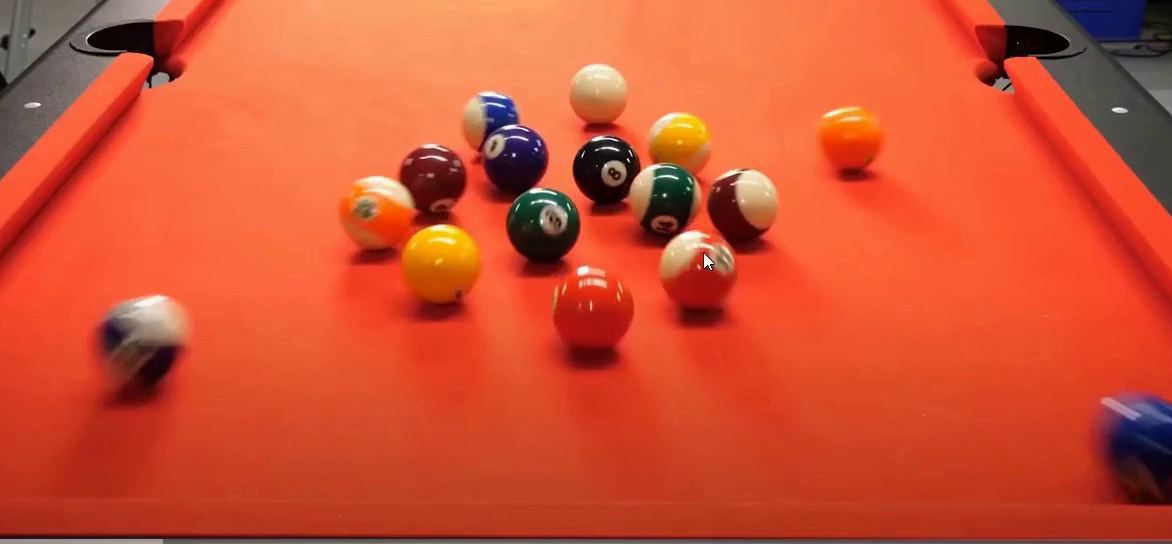
#> input picture frame 8 of openCV implementations/Test Video/vid.mp4, 1172 x 544 px
$ python motiondetect.py
#> lines starting #> are read from the running program, lines starting #| are printed output that depends on the picture; after the words box and inside, x2 and y2 are one past the last pixel; in counts of white or black regions, pixels touching at a corner belong together
from imutils.video import VideoStream
import datetime
import imutils
import time
import cv2
import argparse

#vs = VideoStream(src=0).start()
#vs = cv2.VideoCapture(0)
#time.sleep(2.0)


firstFrame = None
vs = cv2.VideoCapture("venv/images/vid.mp4")
ref, frame = vs.read()
#> frame is the input picture: shape (544, 1172, 3); mean B, G, R 51.2, 82, 206.7
time.sleep(2.0)
frame_width = int(vs.get(3))

frame_height = int(vs.get(4))


# Define the codec and create VideoWriter object.The output is stored in 'outpy.avi' file.

out = cv2.VideoWriter('venv/images/vid1.avi', cv2.VideoWriter_fourcc('M', 'J', 'P', 'G'), 10, (frame_width, frame_height))
while True:
	# grab the current frame and initialize the occupied/unoccupied
	# text
	prev_frame = frame[:]
	ref,frame = vs.read()
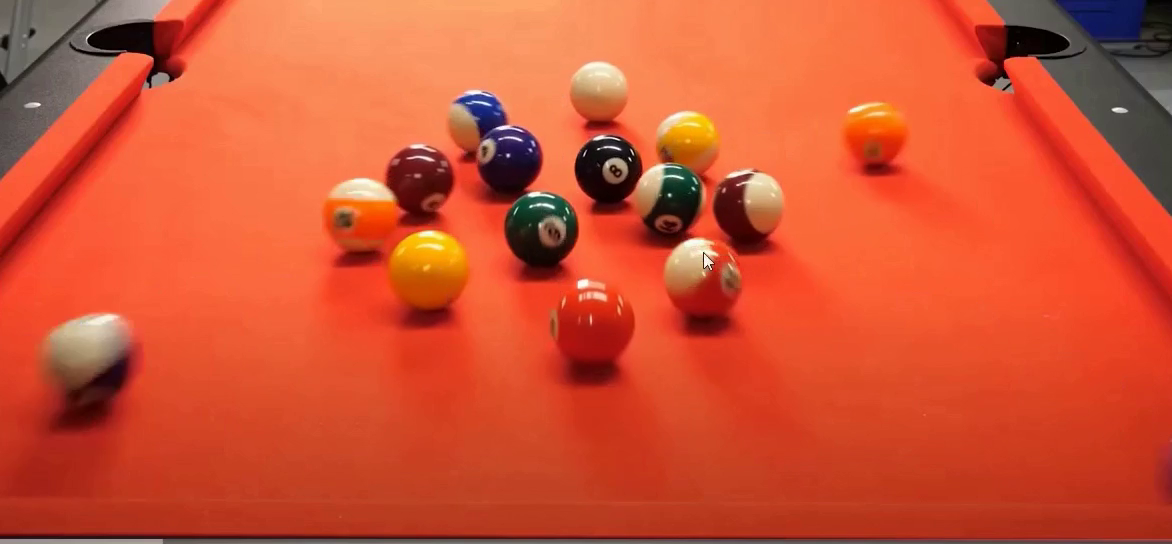
#> input picture frame 9 of openCV implementations/Test Video/vid.mp4, 1172 x 544 px
#> frame is the input picture: shape (544, 1172, 3); mean B, G, R 51, 82.3, 208.2
	#firstFrame =frame[1]
	text = "NotMoving"
	# if the frame could not be grabbed, then we have reached the end
	# of the video
	if frame is None:
		break
	# resize the frame, convert it to grayscale, and blur it
	#frame = imutils.resize(frame, width=500)
	gray = cv2.cvtColor(frame, cv2.COLOR_BGR2GRAY)
	gray = cv2.GaussianBlur(gray, (21, 21), 0)

	gray0 = cv2.cvtColor(prev_frame, cv2.COLOR_BGR2GRAY)
	gray0 = cv2.GaussianBlur(gray0, (21, 21), 0)
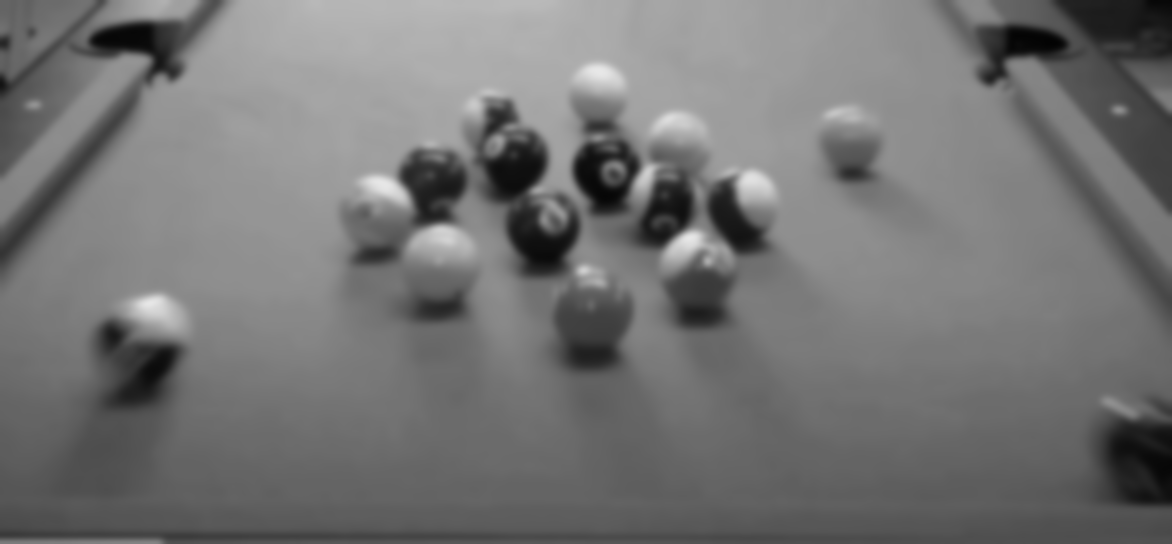
#> gray0: shape (544, 1172); min 2, max 231, mean 115.7
	# if the first frame is None, initialize it
	#if firstFrame is None:
		#firstFrame = gray
		#continue


# compute the absolute difference between the current frame and
	# first frame
	frameDelta = cv2.absdiff(gray0, gray)
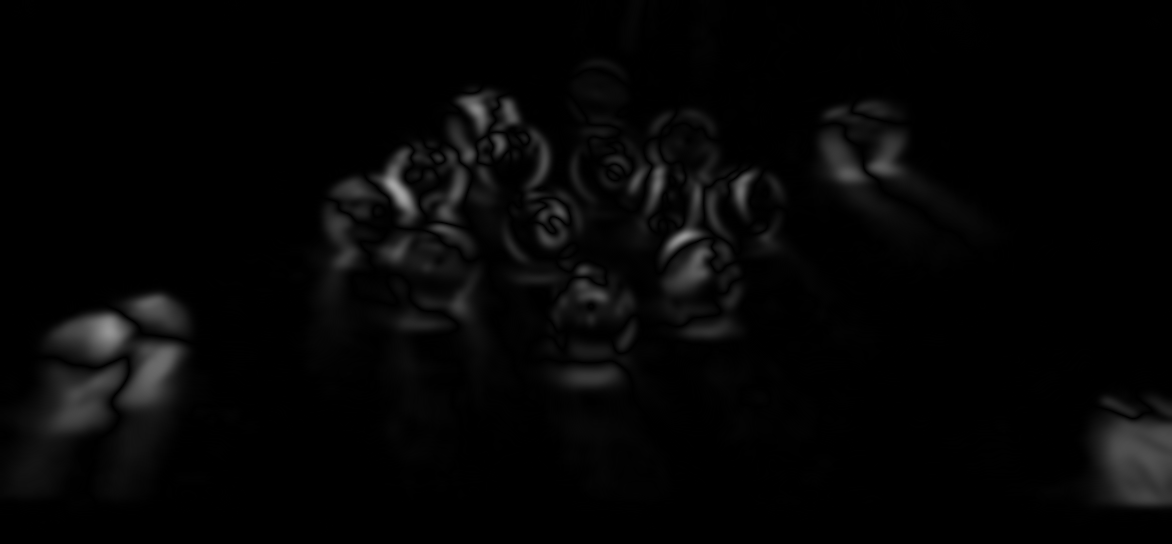
#> frameDelta: shape (544, 1172); min 0, max 166, mean 5.5
	thresh = cv2.threshold(frameDelta, 25, 255, cv2.THRESH_BINARY)[1]
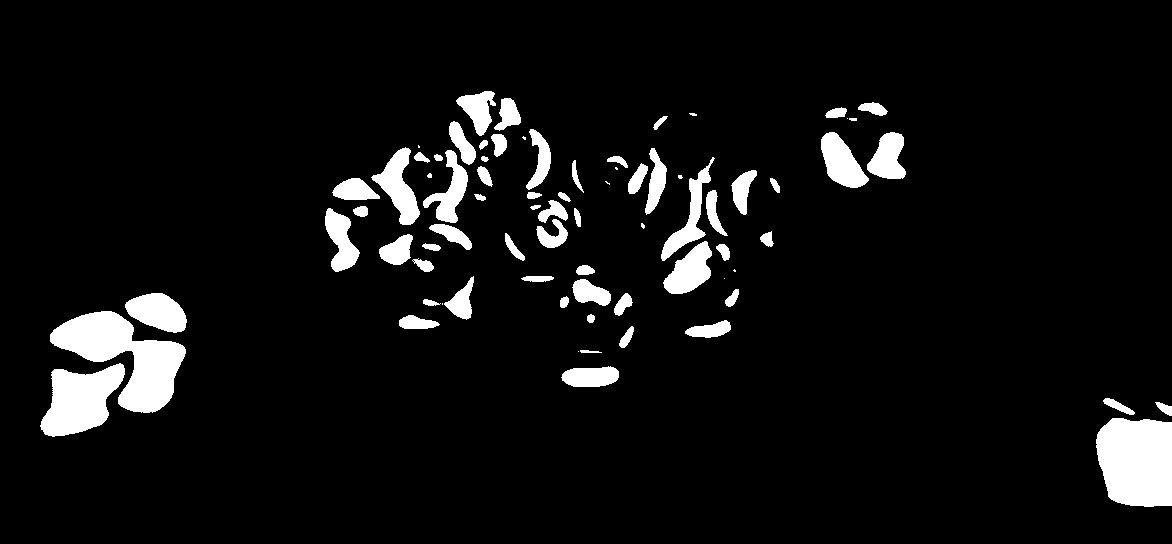
#> thresh: shape (544, 1172); 6.8% white; 77 white regions (12 under 20 px), largest, box (x1, y1, x2, y2) and area: (50, 311, 186, 413) 6430, (1096, 418, 1172, 507) 5941, (40, 363, 125, 437) 3925
	# dilate the thresholded image to fill in holes, then find contours
	# on thresholded image
	thresh = cv2.dilate(thresh, None, iterations=2)
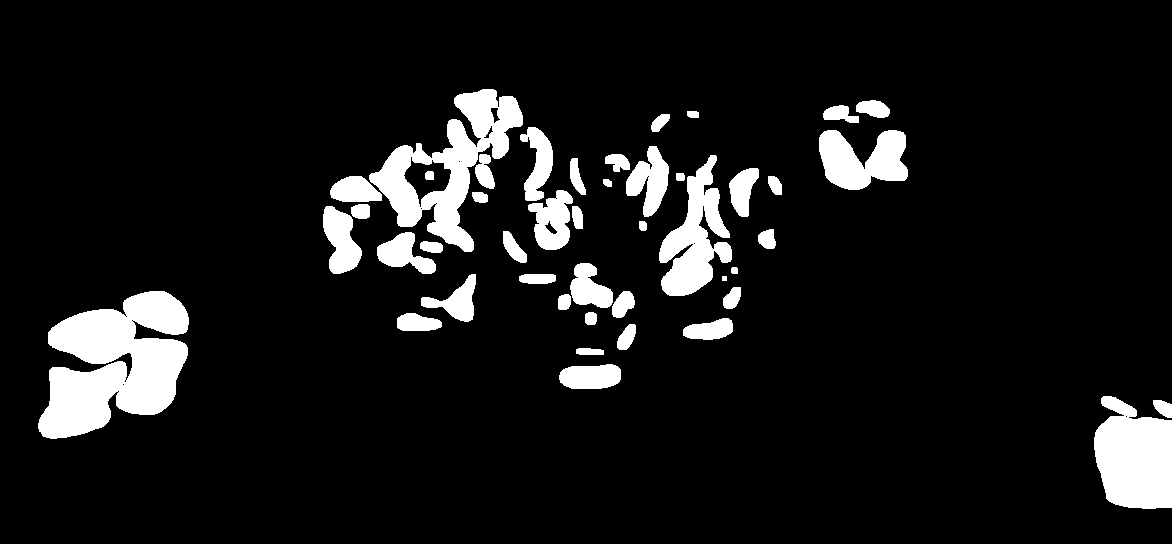
#> thresh: shape (544, 1172); 9.4% white; 45 white regions
	cnts = cv2.findContours(thresh.copy(), cv2.RETR_EXTERNAL,
		cv2.CHAIN_APPROX_SIMPLE)
#> cnts = 44 contours, 1 with area under 20; largest, box (x1, y1, x2, y2) and area: (38, 291, 189, 439) 13856, (369, 89, 523, 252) 9783, (1094, 396, 1172, 509) 6696, (659, 155, 732, 296) 4788, (819, 130, 908, 190) 3475
	cnts = imutils.grab_contours(cnts)
	# loop over the contours
	for c in cnts:
		# if the contour is too small, ignore it
		if cv2.contourArea(c) <5000:
			continue
		# compute the bounding box for the contour, draw it on the frame,
		# and update the text
		(x, y, w, h) = cv2.boundingRect(c)
		cv2.rectangle(frame, (x, y), (x + w, y + h), (0, 255, 0), 2)
		text = "Moving"
#> this loop made 44 passes
#> (x, y, w, h) on passes 2, 11, 44: (1094, 396, 78, 113), (38, 291, 151, 148), (369, 89, 154, 163)
#> c on pass 13: [[722, 276], [722, 280], [726, 280], [726, 276]]
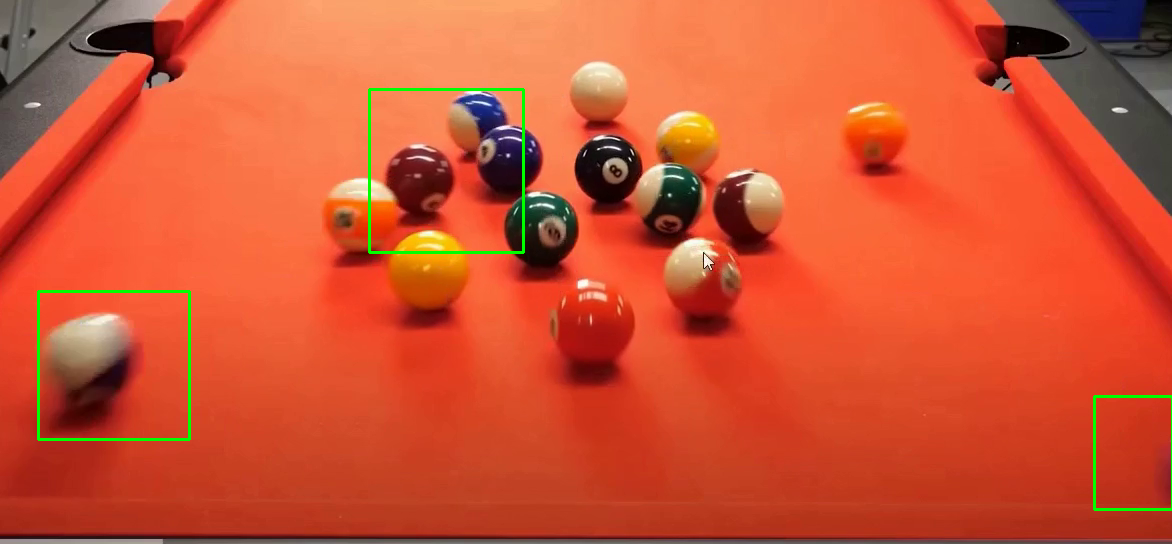
#> frame: shape (544, 1172, 3); 0.72% of pixels changed, all inside (x1, y1, x2, y2) = (37, 88, 1172, 511)

	cv2.putText(frame, "Ball Status: {}".format(text), (10, 20),
				cv2.FONT_HERSHEY_SIMPLEX, 0.5, (0, 255, 255), 2)
	cv2.putText(frame, datetime.datetime.now().strftime("%A %d %B %Y %I:%M:%S%p"),
				(10, frame.shape[0] - 10), cv2.FONT_HERSHEY_SIMPLEX, 0.35, (0, 0, 255), 1)
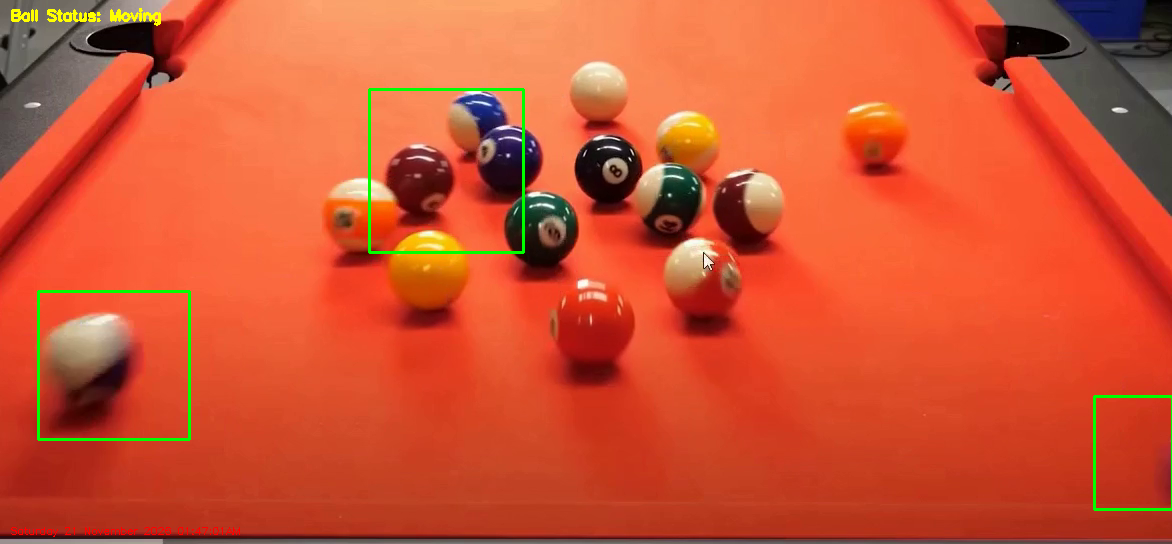
#> frame: shape (544, 1172, 3); mean B, G, R 50.4, 83.8, 206.9
	# show the frame and record if the user presses a key
	cv2.imshow("Ball Movement", frame)
	out.write(frame)
	cv2.imshow("Thresh", thresh)
	cv2.imshow("Frame Delta", frameDelta)
	key = cv2.waitKey(1) & 0xFF
#> (key q is pressed here)
	# if the `q` key is pressed, break from the lop
	if key == ord("q"):
		break

vs.release()
out.release()
cv2.destroyAllWindows()
